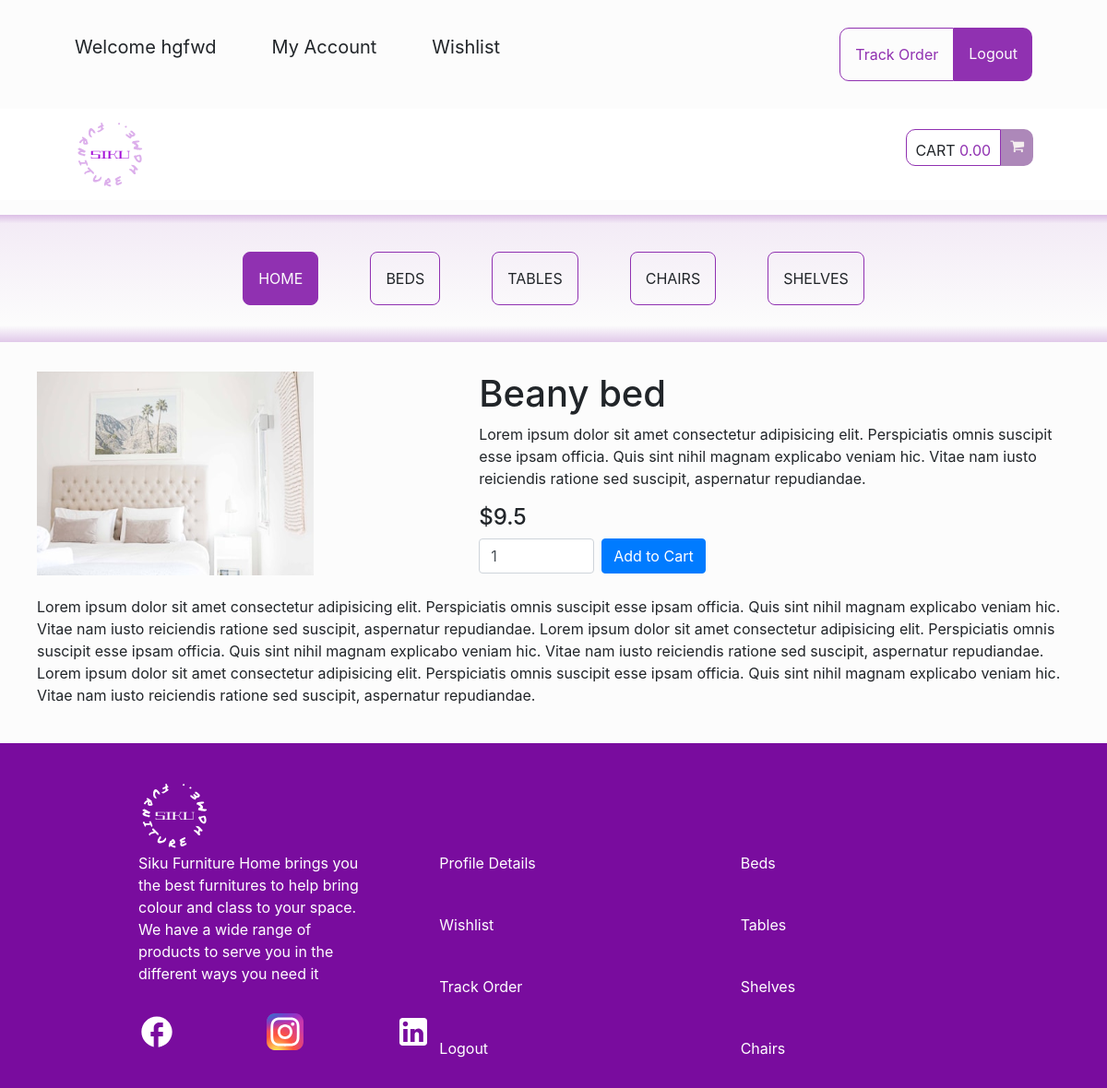
/dashboard/single-product.php?product=1 (signed in), run on the app's committed database.
### tables this page shows
CREATE TABLE `product_images` (
  `id` int(11) NOT NULL,
  `product_id` int(11) DEFAULT NULL,
  `img` varchar(255) DEFAULT NULL,
  `display_order` int(11) DEFAULT NULL,
  `is_featured` tinyint(1) DEFAULT 0
);

CREATE TABLE `products` (
  `id` int(11) NOT NULL,
  `product_name` varchar(255) DEFAULT NULL,
  `product_slug` varchar(255) DEFAULT NULL,
  `short_description` varchar(255) DEFAULT NULL,
  `full_description` text DEFAULT NULL,
  `price` double(4,2) DEFAULT NULL,
  `is_featured` tinyint(1) DEFAULT 0,
  `is_active` tinyint(1) DEFAULT 0,
  `created_at` datetime DEFAULT NULL,
  `updated_at` datetime DEFAULT NULL
);

### dashboard/single-product.php (the view, shortened to what this page needs)
<?php
include('../includes/configs.php');
if(isset($_GET['product']) && !empty($_GET['product']) && is_numeric($_GET['product']))
    {
        $sql = "SELECT p.*,pdi.img from products p
            INNER JOIN product_images pdi ON pdi.product_id = p.id WHERE pdi.is_featured =:featured AND p.id =:productID";
        $handle = $db->prepare($sql);
        $params = [
                ':featured'=>1,
                ':productID' =>$_GET['product'],
            ];
        $handle->execute($params);
        if($handle->rowCount() == 1 )
        {
            $getProductData = $handle->fetch(PDO::FETCH_ASSOC);
            $imgUrl = PRODUCT_IMG_URL.str_replace(' ','-',strtolower($getProductData ['product_name']))."/".$getProductData ['img'];
        }
        else
        {
            $error = '404! No record found';
        }
    }
    else
    {
        $error = '404! No record found';
    }
    ?>
    <!DOCTYPE html>
<html>
<head>
	<link rel="stylesheet" type="text/css" href="../style.css?version=4">
	<link rel="stylesheet" href="https://cdnjs.cloudflare.com/ajax/libs/font-awesome/4.7.0/css/font-awesome.min.css">
	<link rel="stylesheet" href="https://stackpath.bootstrapcdn.com/bootstrap/4.1.3/css/bootstrap.min.css">
    <link rel="stylesheet" href="https://cdn.jsdelivr.net/npm/bootstrap-icons@1.3.0/font/bootstrap-icons.css">
</head>
<body class="indexBody">
	<header>
		<nav class="initialNav">
			<ul>
				<li>
					<?php if(strlen($_SESSION['login'])){ ?>
					Welcome <?php echo htmlentities($_SESSION['username']);?><?php } ?>
				</li>
				<li>
					<a href="profile.php">My Account</a>
				</li>
				<li>
					<a href="wishlist.php">Wishlist</a>
				</li>
			</ul>
			<div>
				<a class="loginBtn" href="track.php">Track Order</a>
				<a class="registerBtn" href="logout.php">Logout</a>
			</div>
		</nav>
		<ul class="searchNav">
			<li>
				<img src="../images/LOGO.svg">
			</li>
			<li class="cartLi">
				<p>CART
					<span>0.00</span>
				</p>
				<a href="cart.php" style="color:#ffffff">
                    <i class="fa fa-shopping-cart cart"></i>
                </a>
			</li>
		</ul>
		<div class="menu">
			<a class="menuHome" href="dashboard.php#home" style="color: #FCFCFC;">HOME</a>
			<a href="#beds">BEDS</a>
			<a href="#tables">TABLES</a>
			<a href="#chairs">CHAIRS</a>
			<a href="#shelves">SHELVES</a>
		</div>
	</header>
	<main class="row mt-3" style="margin: 40px;">
	<?php if(isset($getProductData) && is_array($getProductData)){?>
        <div class="row mt-3">
            <div class="col-md-5">
                <img src="<?php echo $imgUrl;?>">
            </div>
            <div class="col-md-7">
                <h1><?php echo $getProductData['product_name']?></h1>
                <p><?php echo $getProductData['short_description']?></p>
                <h4>$<?php echo $getProductData['price']?></h4>
                <form class="form-inline" method="POST">
                    <div class="form-group mb-2">
                        <input type="number" name="product_qty" id="productQty" class="form-control" placeholder="Quantity" min="1" max="1000" value="1">
                    </div>
                    <div class="form-group mb-2 ml-2">
                        <button type="submit" class="btn btn-primary" name="add_to_cart" value="add to cart">Add to Cart</button>
                    </div>
                </form>
            </div>
        </div>
        <div class="row mt-3">
            <div class="col-md-12">
                <?php echo $getProductData['full_description']?>
            </div>
        </div>
    <?php
    }
    ?>
	</main>
	<footer class="indexFooter">
		<img src="../images/LOGO (1).svg">
		<section>
			<article>
				<p>
					<span>Siku Furniture Home </span>
					brings you the best furnitures to help bring colour and class to your space. We have a wide range of products to serve you in the different ways you need it
				</p>
			</article>
			<article>
				<a href="profile.php">Profile Details</a>
				<a href="wishlist.php">Wishlist</a>
				<a href="track.php">Track Order</a>
				<a href="logout.php">Logout</a>
			</article>
			<article>
				<a href="#beds">Beds</a>
				<a href="#tables">Tables</a>
				<a href="#shelves">Shelves</a>
				<a href="#chairs">Chairs</a>
			</article>
		</section>
		<div>
			<img src="../images/ic_baseline-facebook.svg">
			<img src="../images/skill-icons_instagram.svg">
			<img src="../images/mdi_linkedin.svg">
		</div>
	</footer>
</body>
</html>

### style.css (style rules this page uses)
*, *:before, *:after { box-sizing: border-box; list-style: none; text-decoration: none; margin: 0; padding: 0; font-family: var(--font-family-base); }
html { scroll-behavior: smooth; }
:root { --color-primary: #9031B1; --color-black: #212529; --color-white: #ffffff; --color-secondary: #992EDA; --text-color: var(--color-black); --color-background: #FCFCFC; --font-family-base: "inter" "Open Sans", "Helvetica Neue", Helvetica, Arial, sans-serif; --font-size-small: 14px; --font-size-medium: 16px; --font-size-large: 24px; --font-size-x-large: 32px; --font-size-xx-large: 56px; --font-weight-regular: 400; --font-weight-semibold: 600; --font-weight-bold: 700; }
.indexBody { background-color: var(--color-background); }
.initialNav { display: flex; flex-direction: row; margin: 30px 81px; justify-content: space-between; align-items: center; }
.initialNav ul { display: flex; flex-direction: row; gap: 60px; font-size: 20px; font-weight: var(--font-weight-regular); color: var(--color-black); }
.initialNav ul a { color: var(--color-black); }
.initialNav div { display: flex; flex-direction: row; }
.loginBtn { padding: 16px; text-align: center; border: 1px solid var(--color-primary); border-radius: 10px 0px 0px 10px; color: var(--color-primary); }
.registerBtn { background-color: var(--color-primary); border-radius: 0px 10px 10px 0px; padding: 16px; text-align: center; color: var(--color-background); }
.searchNav { display: flex; flex-direction: row; justify-content: space-between; align-items: center; padding: 10px 80px; gap: 13%; background-color: var(--color-white); }
.cartLi { display: flex; flex-direction: row; }
.cartLi p { border-radius: 10px 0px 0px 10px; border: 1px solid var(--color-primary); padding: 10px; height: 40px; }
.cartLi span { color: #9031B1; }
.cart { height: 40px; border-radius: 0px 10px 10px 0px; background-color: #AD88B9; padding: 10px; color: #F5EFEF; }
.menu { display: flex; flex-direction: row; padding: 40px; align-items: center; justify-content: center; gap: 5%; background: linear-gradient(180deg, rgba(144, 49, 177, 0.3) 0%, rgba(144, 49, 177, 0.0833333) 6.77%, rgba(144, 49, 177, 0) 86.98%, rgba(144, 49, 177, 0.25) 100%); }
.menu a { padding: 16px; border-radius: 8px; border: 1px solid #9031B1; text-align: center; color: var(--color-black); }
.menuHome { background-color: #9031B1; color: var(--color-white); }
.indexFooter { background-color: #790C9E; padding: 40px 150px; }
.indexFooter section { display: flex; flex-direction: row; gap: 79px; color: var(--color-white); }
.indexFooter a { color: var(--color-white); }
.indexFooter article { display: flex; flex-direction: column; width: 39%; height: auto; gap: 43px; }
.indexFooter div { display: flex; flex-direction: row; gap: 99px; margin-top: -50px; }

### data on the page
product_images: product+img (picture), product.product_name "Beany bed", product.short_description "Lorem ipsum dolor sit amet consectetur adipisicing elit. Perspiciatis omnis suscipit esse ipsam officia. Quis sint nihil magnam explicabo veniam hic. Vitae nam iusto reiciendis ratione sed suscipit, aspernatur repudiandae.", product.price "9.5", product.full_description "Lorem ipsum dolor sit amet consectetur adipisicing elit. Perspiciatis omnis suscipit esse ipsam officia. Quis sint nihil magnam explicabo veniam hic. Vitae nam iusto reiciendis ratione sed suscipit, aspernatur repudiandae. Lorem ipsum dolor sit amet consectetur adipisicing elit. Perspiciatis omnis suscipit esse ipsam officia. Quis sint nihil magnam explicabo veniam hic. Vitae nam iusto reiciendis ratione sed suscipit, aspernatur repudiandae. Lorem ipsum dolor sit amet consectetur adipisicing elit. Perspiciatis omnis suscipit esse ipsam officia. Quis sint nihil magnam explicabo veniam hic. Vitae nam iusto reiciendis ratione sed suscipit, aspernatur repudiandae."

### other printed values
$_SESSION['username'] "hgfwd"
